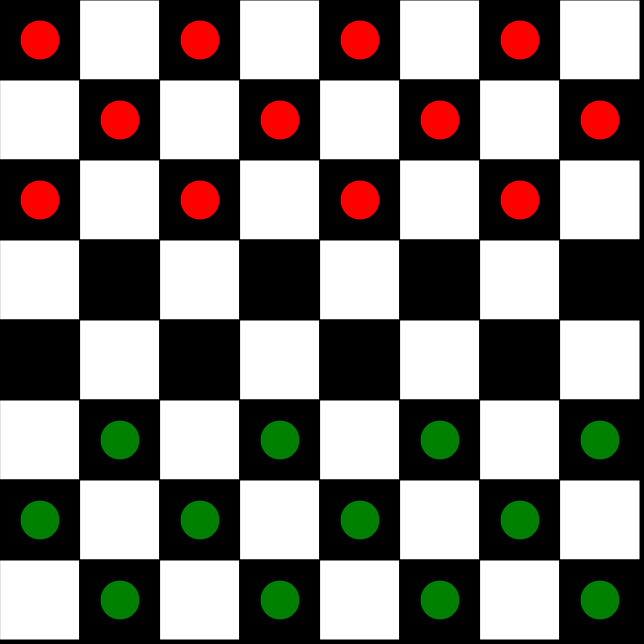
Frame 1 (no input)
Frame 60 (no input): identical to frame 1, image omitted
Frame 120 (the mouse pressed at the canvas centre since frame 60): identical to frame 1, image omitted

The p5.js sketch that drew this single still picture (run headless with seeded random() and noise() and a simulated clock; from frame 60 on, the mouse is pressed at the canvas centre):

// p5.js sketch
// ── sketch.js
var focusedCell;
var turnText = 'Select your coin';
var userCoin;
var aiCoin;
var turn;
var userCoinsLeft = 12;
var aiCoinsLeft = 12;
var gameStart = false;
var winner = false;
// Creating the game array
function gridLayout(cols, rows){
  var gridArr = new Array(cols);
  for (var i = 0; i < gridArr.length; i++) {
    gridArr[i] = new Array(rows);
  }
  return gridArr;
}


var grid;
var divTurn;

function coinClicked(coin){
  //Set the coin color to the user and the ai.
  userCoin = coin;
  if (coin === 'red') {
      aiCoin = 'green';
  }else{
    aiCoin = 'red';
  }
  //Generate a random number to decied who will start.
  var turnGen = floor((Math.random() * 10) + 1);
  //If turnGen is less or equal to 5 red will start else green start.
  if (turnGen <= 5) {
      turn = 'red'
  }else{
    turn = 'green'
  }
  gameStart = true;
  //divTurn.html(["<p> Its <b class="+turn+">"+turn+"</b> turn</p><p>AI: <b class="+aiCoin+">"+aiCoin+"</b> - coins left: "+aiCoinsLeft+"</p><p>You: <b class="+userCoin+">"+userCoin+"</b> - coins left: "+userCoinsLeft+"</p>"])
}

function setup() {
createCanvas(644, 644);
  divTurn = createDiv(['<p>'+turnText+'</p> <button class="selectCoin redCoin" onclick=coinClicked("red")></button><button onclick=coinClicked("green") class="selectCoin greenCoin"></button>']).id('turn-style');
grid = gridLayout(8, 8);
for (var i = 0; i < 8; i++) {
    for (var j = 0; j < 8; j++) {
      if (i % 2 === 1 && j % 2 === 1 || i % 2 === 0 && j % 2 === 0) {
          var color = 'black';
      }else{
        var color = 'white';
      }
      grid[i][j] = new Cell(i * 80, j * 80, color);
      if (!(j === 3 || j === 4)) {
        if (j < 3) {
          if ((i + 1) % 2 === 1 && (j + 1) % 2 === 1 || (i + 1) % 2 === 0 && (j + 1) % 2 === 0) {
            grid[i][j].hasCoin = true;
            grid[i][j].coinColor = 'red';
          }
        }
        if (j > 3) {
          if ((i + 1) % 2 === 1 && (j + 1) % 2 === 1 || (i + 1) % 2 === 0 && (j + 1) % 2 === 0) {
            grid[i][j].hasCoin = true;
            grid[i][j].coinColor = 'green';
          }
        }
      }
    }
}
}

//Detect press.
function mousePressed() {
  //if (turn === userCoin) {
  for (var i = 0; i < 8; i++) {
      for (var j = 0; j < 8; j++) {
        //Check if the press is to show possible moves or to move a coin.
        if(grid[i][j].clicked(mouseX, mouseY)){
          if (grid[i][j].hasCoin && grid[i][j].coinColor === turn) {
              focusedCell = grid[i][j];
              grid[i][j].possibleMoves();
          }else{
            if (grid[i][j].possible) {
                grid[i][j].moveToIt(focusedCell);
            }
          }
        }
      }
  }
//}
}

function eat (eaten){
  eaten.hasCoin = false;
  if (eaten.coinColor === aiCoin) {
      aiCoinsLeft--;
  }else{
    userCoinsLeft--;
  }
  eaten.coinColor = null;
}

function draw() {
 	background(0);
  for (var i = 0; i < 8; i++) {
      for (var j = 0; j < 8; j++) {
        grid[i][j].show();
      }
  }
  if (gameStart) {
  divTurn.html(["<p> Its <b class="+turn+">"+turn+"</b> turn</p><p>AI: <b class="+aiCoin+">"+aiCoin+"</b> - coins left: "+aiCoinsLeft+"</p><p>You: <b class="+userCoin+">"+userCoin+"</b> - coins left: "+userCoinsLeft+"</p>"])
}
}

function containsObject(obj) {
    for (var i = 0; i < grid.length; i++) {
        for (var j = 0; j < grid[i].length; j++) {
            if (grid[i][j] === obj) {
                return true
            }
        }
    }

    return false;
}

function restart(){
   focusedCell;
   turnText = 'Select your coin';
   userCoin;
   aiCoin;
   turn;
   userCoinsLeft = 12;
   aiCoinsLeft = 2;
   gameStart = false;
   winner = false;
   divTurn.remove();
   setup();
}

function checkWin(){
  if (userCoinsLeft < 1 || aiCoinsLeft < 1) {
    if (userCoinsLeft < 1) {
        var winnerName = 'AI';
    }
    if (aiCoinsLeft < 1) {
        var winnerName = 'User'
    }
    divTurn.html(["<p>"+winnerName+" Won!</p><button onclick=restart()>Restart</button>"]);
    gameStart = false;
  }
}

// ── cell.js
// Cell object
function Cell(x, y, color){
  //console.log(x+', '+y + ', ' + color);
  this.x = x;
  this.y = y;
  this.hasCoin = false;
  this.coinColor = null;
  this.r = 80;
  this.color = color;
  this.possible = false;
  this.isEaten = false;
}

Cell.prototype.show = function() {
  if (this.color === 'black') {
      fill(0);
  }if (this.color === 'white') {
    fill(255);
  }if (this.possible) {
    fill('blue');
  }
   rect(this.x, this.y, this.r, this.r);
   if (this.hasCoin) {
      this.showCoin();
   }
}

Cell.prototype.clicked = function(x, y){
  return (x > this.x && x < this.x + this.r && y > this.y && y < this.y + this.r);
}

Cell.prototype.showCoin = function() {
  if (this.coinColor === 'red') {
      fill('red');
  }else{
      fill('green');
  }
  ellipseMode()
   ellipse(this.x + this.r / 2, this.y + this.r / 2, this.r / 2);
}

Cell.prototype.possibleMoves = function(){
  if (this.hasCoin && gameStart) {
  var currI = this.x / 80;
  var currJ = this.y / 80;
  for (var i = 0; i < grid.length; i++) {
      for (var j = 0; j < grid[i].length; j++) {
        grid[i][j].possible = false;
          if (!grid[i][j].hasCoin) {
              if ((currI - 1 === i && (currJ - 1 === j || currJ + 1 === j)) ||
                 (currI + 1 === i && (currJ - 1 === j || currJ + 1 === j))) {
                  grid[i][j].possible = true;
              }
              if (currI - 2 === i && currJ - 2 === j && typeof(grid[i+1][j+1]) !== 'undefined') {
                  if (grid[i+1][j+1].hasCoin && grid[i+1][j+1].coinColor !== this.coinColor) {
                      grid[i][j].possible = true;
                      grid[i+1][j+1].isEaten = true;
                  }
              }
              if (currI - 2 === i && currJ + 2 === j && typeof(grid[i+1][j-1]) !== 'undefined') {
                  if (grid[i+1][j-1].hasCoin && grid[i+1][j-1].coinColor !== this.coinColor) {
                      grid[i][j].possible = true;
                      grid[i+1][j-1].isEaten = true;
                  }
              }
              if (currI + 2 === i && currJ - 2 === j && typeof(grid[i-1][j+1]) !== 'undefined') {
                  if (grid[i-1][j+1].hasCoin && grid[i-1][j+1].coinColor !== this.coinColor) {
                      grid[i][j].possible = true;
                      grid[i-1][j+1].isEaten = true;
                  }
              }
              if (currI + 2 === i && currJ + 2 === j && typeof(grid[i-1][j-1]) !== 'undefined') {
                  if (grid[i-1][j-1].hasCoin && grid[i-1][j-1].coinColor !== this.coinColor) {
                      grid[i][j].possible = true;
                      grid[i-1][j-1].isEaten = true;
                  }
              }
          }
      }
  }
}
}

Cell.prototype.moveToIt = function(from){
  var fromI = from.x / 80;
  var fromJ = from.y / 80;
  grid[fromI][fromJ].hasCoin = false;
  this.hasCoin = true;
  this.coinColor = from.coinColor;
  var i = this.x / 80;
  var j = this.y / 80;
    console.log("heloo")
    if (i+1 === 8) {

    }
  if (!(i-1 === -1 || j+1 === 8)) {
      if (grid[i-1][j+1].isEaten) {
        try {
            eat(grid[i-1][j+1]);
        } catch (e) {
            console.log("error");
        }
        //grid[i-1][j+1].hasCoin = false;
      }
  }
  if (!(i-1 === -1 || j-1 === -1)) {
      if (grid[i-1][j-1].isEaten) {
        try {
          eat(grid[i-1][j-1]);
        } catch (e) {
            console.log("error")
        }
        //grid[i-1][j-1].hasCoin = false;
      }
  }
  if (!(i+1 === 8 || j+1 === 8)) {
      if (grid[i+1][j+1].isEaten) {
        try {
          eat(grid[i+1][j+1]);
        } catch (e) {
          console.log("error");
        }
        //grid[i+1][j+1].hasCoin = false;
      }
  }
  if (!(i+1 === 8 || j-1 === -1)) {
      if (grid[i+1][j-1].isEaten) {
        try {
          eat(grid[i+1][j-1]);
        } catch (e) {
          console.log("error");
        }
        //  grid[i+1][j-1].hasCoin = false;
      }
  }
//}//
  for (var i = 0; i < grid.length; i++) {
      for (var j = 0; j < grid[i].length; j++) {
          grid[i][j].possible = false;
          grid[i][j].isEaten = false;
      }
  }
  if (turn === aiCoin) {
      turn = userCoin;
  }else{
    turn = aiCoin;
  }
  checkWin();
}
